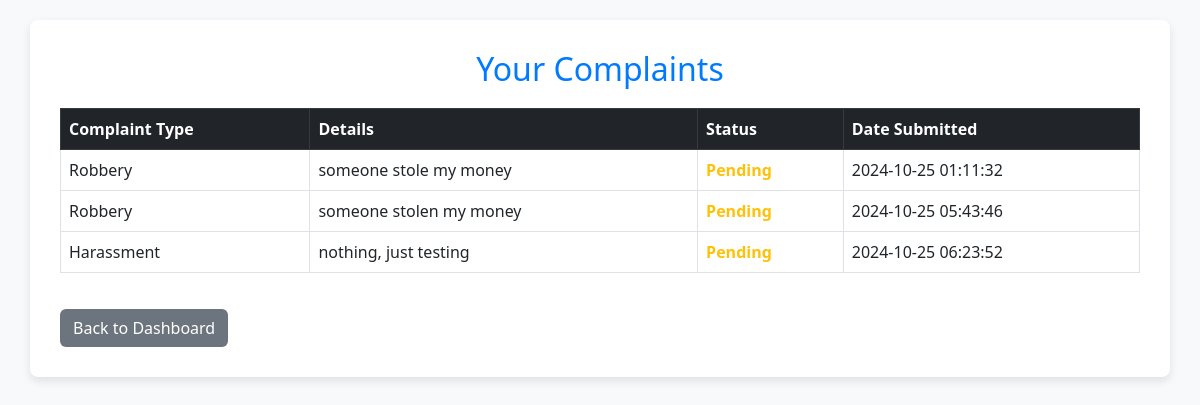
The app's page /user/view_complaint_status.php (signed in) with its own data.
### tables this page shows
CREATE TABLE `complaints` (
  `id` int(11) NOT NULL,
  `user_id` int(11) NOT NULL,
  `police_id` int(11) DEFAULT NULL,
  `complaint_type` varchar(100) DEFAULT NULL,
  `complaint_details` text DEFAULT NULL,
  `status` varchar(50) DEFAULT 'Pending',
  `date_created` timestamp NOT NULL DEFAULT current_timestamp()
);

### user/view_complaint_status.php (the view, shortened to what this page needs)
<?php
include '../config.php';
$user_id = $_SESSION['user_id'];
$stmt = $conn->prepare("SELECT complaint_type, complaint_details, status, date_created FROM complaints WHERE user_id = ?");
$stmt->bind_param("i", $user_id);
$stmt->execute();
$result = $stmt->get_result();
?>
<!DOCTYPE html>
<html lang="en">
<head>
    <link href="https://cdn.jsdelivr.net/npm/bootstrap@5.3.0-alpha1/dist/css/bootstrap.min.css" rel="stylesheet">
</head>
<body>
<div class="container">
    <h2>Your Complaints</h2>
    <table class="table table-bordered table-hover">
        <thead class="table-dark">
            <tr>
                <th scope="col">Complaint Type</th>
                <th scope="col">Details</th>
                <th scope="col">Status</th>
                <th scope="col">Date Submitted</th>
            </tr>
        </thead>
        <tbody>
            <?php while ($row = $result->fetch_assoc()) { ?>
            <tr>
                <td><?php echo htmlspecialchars($row['complaint_type']); ?></td>
                <td><?php echo htmlspecialchars($row['complaint_details']); ?></td>
                <td>
                    <?php
                    if ($row['status'] == 'Pending') {
                        echo "<span class='status-pending'>Pending</span>";
                    } elseif ($row['status'] == 'Resolved') {
                        echo "<span class='status-resolved'>Resolved</span>";
                    } else {
                        echo "<span class='status-inprogress'>In Progress</span>";
                    }
                    ?>
                </td>
                <td><?php echo isset($row['date_created']) ? htmlspecialchars($row['date_created']) : 'N/A'; ?></td>
            </tr>
            <?php } ?>
        </tbody>
    </table>
    <a href="index.php" class="btn btn-back">Back to Dashboard</a>
</div>
</body>
</html>

### user/view_complaint_status.php (style rules this page uses)
body { background-color: #f8f9fa; padding: 20px; }
.container { background-color: #fff; padding: 30px; border-radius: 8px; box-shadow: 0 4px 10px rgba(0, 0, 0, 0.1); }
h2 { color: #007bff; margin-bottom: 20px; text-align: center; }
.status-pending { color: #ffc107; font-weight: bold; }
.btn-back { background-color: #6c757d; color: white; margin-top: 20px; }

### records on screen
complaints: complaint_type "Robbery", complaint_details "someone stole my money", status "Pending", date_created "2024-10-25 01:11:32"
complaints: complaint_type "Robbery", complaint_details "someone stolen my money", status "Pending", date_created "2024-10-25 05:43:46"
complaints: complaint_type "Harassment", complaint_details "nothing, just testing", status "Pending", date_created "2024-10-25 06:23:52"
